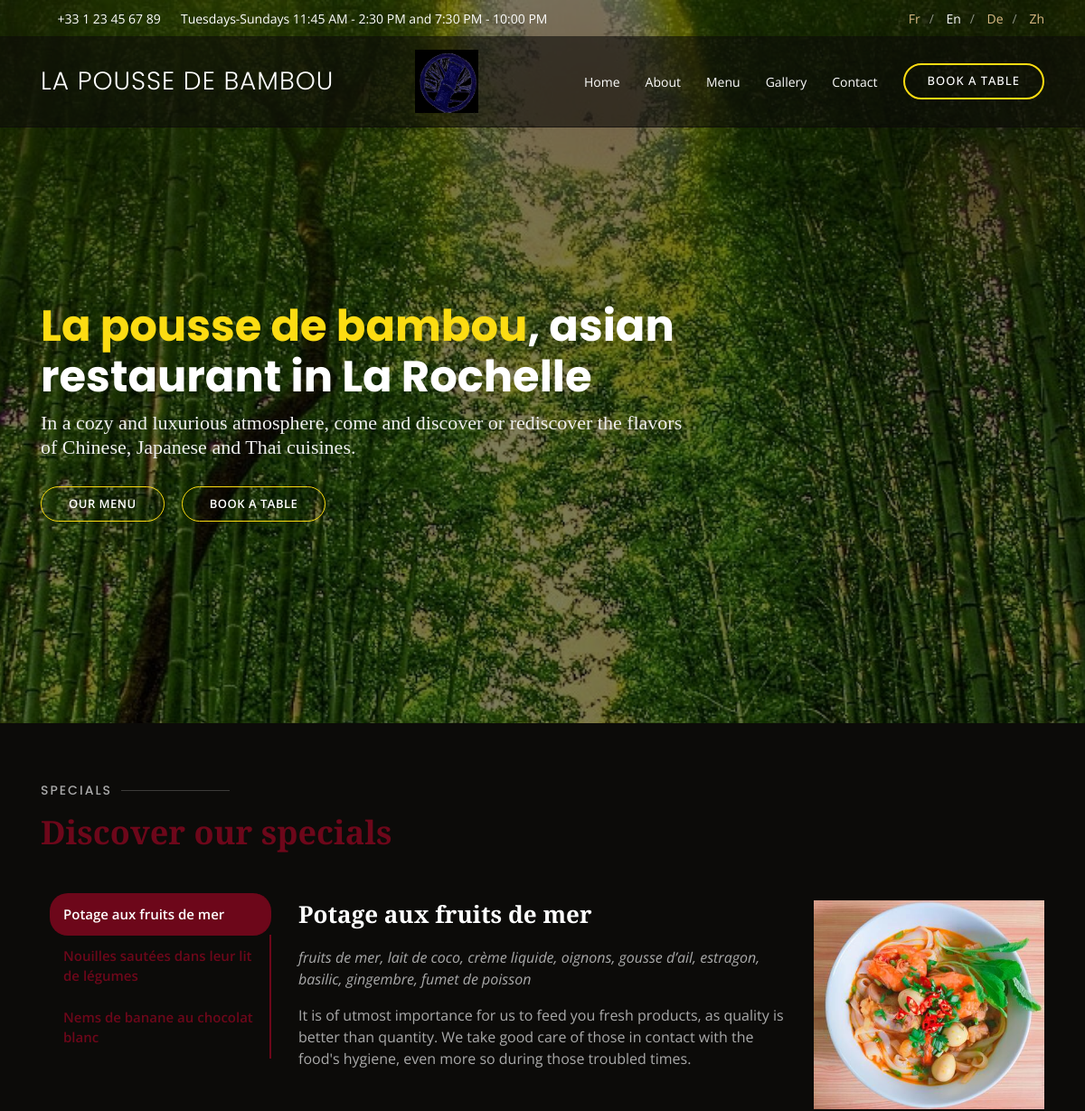
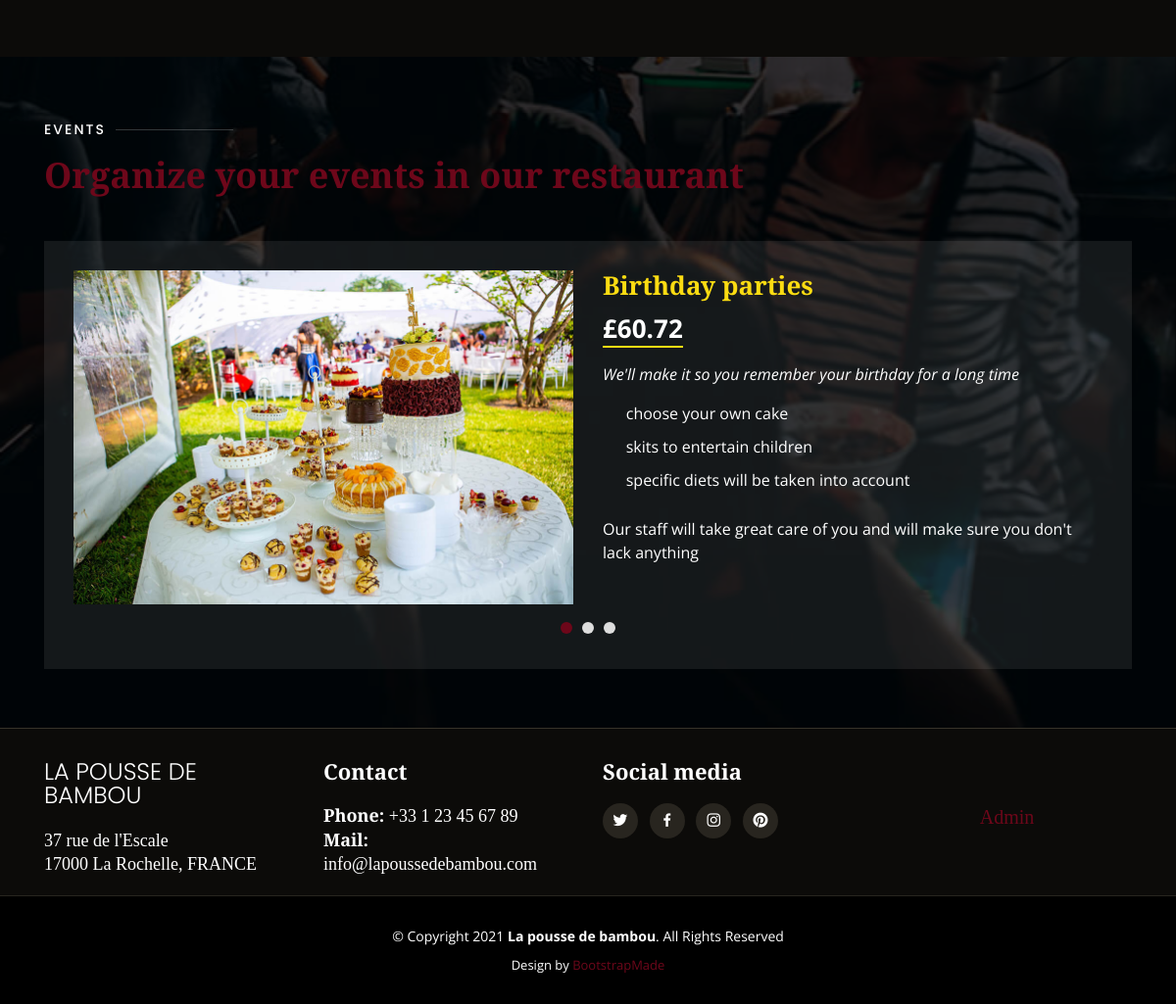
Screenshot of /?lang=en with the database file from the repository (2 pictures, top to bottom).
### tables this page shows
CREATE TABLE `Plats` (
  `id_plat` int(11) NOT NULL,
  `nom_plat` varchar(44) NOT NULL,
  `description` varchar(124) NOT NULL,
  `id_type` int(11) NOT NULL,
  `prix_euros` decimal(10,2) NOT NULL,
  `img_plat` varchar(45) NOT NULL
);

### app/controllers/ControllerPlat.php (called while the page is built, shortened)
<?php
class ControllerPlat {
    private $model;
    public function __construct()
    {
        $this->model = new PlatModel();
    }
    public function showAccueil($lang) {
        $language = $lang;
        $specialites = array();
        for ($i = 1; $i<4;$i++) {
            $specialites[] = $this->model->findSpecialty($i);
        }
        $langUsed = new LanguageUsed();
        $evenements = array();
        $imagesEvent = array('app/assets/img/event-birthday.jpg', 'app/assets/img/event-private.jpg',
            'app/assets/img/event-custom.jpg');
        $prices = array(69, 120, 143);
        for ($i=1;$i<4;$i++) {
            $e = 'e'.$i.'_';
            $evenements[$i-1] = new Event(htmlspecialchars($language[$e.'nom']), $imagesEvent[$i-1],
                htmlspecialchars($langUsed->changePriceAccordingly($prices[$i-1])), htmlspecialchars($language[$e.'italic']),
                htmlspecialchars($language[$e.'1']),
                htmlspecialchars($language[$e.'2']), htmlspecialchars($language[$e.'3']),
                htmlspecialchars($language[$e.'p'])
            );
        }
        include 'app/views/view_accueil.php';
    }
}

### index.php (called while the page is built, shortened)
<?php
function chargerClasse($classe) {
    $classe = str_replace('\\', '/', $classe);
}
$routeur = new Routeur();
$routeur->routerRequete();

### app/models/Model.php (called while the page is built, shortened)
<?php
class Model
{
    private $connexion;
    protected $table;
    public function __construct()
    {
        $db = new Database();
        $this->connexion = $db->getConnexion();
    }
    protected function executerRequete($params = null, $req = 'find')
    {
        $requete = $this->$req($params);
        $resultat = $this->connexion->prepare($requete);
        if (!($req == 'find' && $params == null)) {
            if (isset($params['params'])) {
                $p = $params['params'];
            }
            else $p = $params;
            foreach ($p as $key => $value) {
                if ($value != 'NOW()') $resultat->bindValue($key, $value);
            }
        }
        if ($resultat->execute()) {
            if ($req == 'find') return $resultat->fetchAll(PDO::FETCH_ASSOC);
            else return true;
        } else return false;
    }
    private function find($data)
    {
        $select = 'SELECT ';
        if (isset($data['fields'])) {
            $select .= $data['fields'] . '';
        } else {
            $select .= '*';
        }
        $select .= ' FROM ' . $this->table . '';
        if (isset($data['conditions'])) {
            $select .= ' WHERE ' . $data['conditions'] . '';
        }
        if (isset($data['order'])) {
            $select .= ' ORDER BY ' . $data['order'] . '';
        }
        $select .= ';';
        return $select;
    }
}

### app/config/Database.php (called while the page is built, shortened)
<?php
class Database {
    private $serveur = 'localhost';
    private $user = 'root';
    private $mdp = 'mysql';
    private $bd = 'LaPousseDeBambou';
    public function getConnexion() {
        $this->connexion = null;
        try {
            $this->connexion = new \PDO('mysql:host=' . $this->serveur . ';dbname=' . $this->bd,
                $this->user, $this->mdp);
            $this->connexion->exec("SET CHARACTER SET utf8");
        } catch (\PDOException $e) {
            echo 'Erreur : ' . $e->getMessage() . '<br />';
            echo 'N° : ' . $e->getCode();
        }
        return $this->connexion;
    }
}

### app/languages/Lang.php (called while the page is built, shortened)
<?php
abstract class Lang {
    public function __construct()
    {
        $functions = ['Accueil', 'Events', 'About', 'Gallery', 'Footer', 'Menu', 'Contact', 'Book'];
    }
}

### app/models/PlatModel.php (called while the page is built, shortened)
<?php
class PlatModel extends Model {
    public function __construct() {
        $this->table = '`Plats`';
    }
    public function findSpecialty($id_type) {
        $params = array(':id' => $id_type);
        $data = array(
            'order' => 'RAND() LIMIT 1',
            'conditions' => 'id_type = :id',
            'params' => $params
        );
        $donnees =  parent::executerRequete($data);
        return new Plat($donnees[0]);
    }
}

### app/entities/Plat.php (called while the page is built, shortened)
<?php
class Plat {
    private $nom_plat;
    private $description;
    private $img_plat;
    public function getNomPlat()
    {
        return $this->nom_plat;
    }
    public function setNom_plat($nom_plat)
    {
        $this->nom_plat = $nom_plat;
    }
    public function getDescription()
    {
        return $this->description;
    }
    public function setDescription($description)
    {
        $this->description = $description;
    }
    public function getImgPlat()
    {
        return $this->img_plat;
    }
    public function setImg_plat($img_plat)
    {
        $this->img_plat = $img_plat;
    }
    public function hydrate($data) {
        foreach ($data as $key => $value) {
            $method = 'set' . ucfirst($key);
        }
    }
}

### app/languages/LanguageUsed.php (called while the page is built, shortened)
<?php
class LanguageUsed {
    public $languages;
    public function __construct()
    {
        $this->languages = array( 'fr', 'en', 'de', "zh");
    }
    public function is_language_supported( $lang_id ) {
        return in_array( $lang_id, $this->languages );
    }
    function set_lang_id( $lang_id ) {
        if ( (strlen( $lang_id ) == 2) AND $this->is_language_supported( $lang_id ) ) {
            return true;
        } else {
            return false;
        }
    }
    public function get_lang_id() {
        return ( isset( $_SESSION['lang'] )
            && (strlen( $_SESSION['lang']  ) == 2)
            && $this->is_language_supported( $_SESSION['lang'] ) )
            ? htmlspecialchars($_SESSION['lang']) : $this->languages[0];
    }
    public function changePriceAccordingly($price_euros) {
        switch ($this->get_lang_id()) {
            case 'en':
                return "£".$price_euros*0.88;
        }
    }
}

### app/entities/Event.php (called while the page is built, shortened)
<?php
class Event {
    public function __construct($nom, $img, $prix, $italic, $_1, $_2, $_3, $p) {
        $this->nom = $nom;
        $this->img = $img;
        $this->prix = $prix;
        $this->italic = $italic;
        $this->p = $p;
    }
}

### app/views/view_accueil.php (the view)
<!DOCTYPE html>
<html lang="fr">
<?php require 'app/templates/head.php';?>
<body>
<?php require 'app/templates/header.php';?>
<section id="hero" class="d-flex align-items-center">
    <div class="container position-relative text-center text-lg-left" data-aos="zoom-in" data-aos-delay="100">
        <div class="row">
            <div class="col-lg-8">
                <h1><span><?= htmlspecialchars($language['nomSite']);?></span>, <?= htmlspecialchars($language['restoAsiat']);?></h1>
                <h2><?= htmlspecialchars($language['hero']);?></h2>
                <div class="btns">
                    <a href="index.php?page=menu" class="btn-menu animated fadeInUp">
                        <?= htmlspecialchars($language['ourMenu']);?></a>
                    <a href="index.php?page=bookTable" class="btn-book animated fadeInUp">
                        <?= htmlspecialchars($language['book']);?></a>
                </div>
            </div>
        </div>
    </div>
</section>
<main id="main">
    <section id="specials" class="specials">
        <div class="container" data-aos="fade-up">
            <div class="section-title">
                <h2><?= htmlspecialchars($language['specialties']);?></h2>
                <p> <?= htmlspecialchars($language['discoverSpecialties']);?></p>
            </div>
            <div class="row" data-aos="fade-up" data-aos-delay="100">
                <div class="col-lg-3">
                    <ul class="nav nav-tabs flex-column">
                        <?php foreach ($specialites as $key => $values) :
                        $activeShow = "";
                        if ($key == 0) $activeShow = "active show" ?>
                        <li class="nav-item">
                            <a class="nav-link <?=$activeShow?>" data-toggle="tab"
                               href="#tab-<?=$key?>"><?= $values->getNomPlat() ?></a>
                        </li>
                        <?php endforeach; ?>
                    </ul>
                </div>
                <div class="col-lg-9 mt-4 mt-lg-0">
                    <div class="tab-content">
                        <?php foreach ($specialites as $key => $values) :
                            $activeShow = "";
                            if ($key == 0) $activeShow = "active show" ?>
                            <div class="tab-pane <?= $activeShow ?>" id="tab-<?= $key ?>">
                                <div class="row">
                                    <div class="col-lg-8 details order-2 order-lg-1">
                                        <h3><?= $values->getNomPlat() ?></h3>
                                        <p class="font-italic"><?= $values->getDescription()?></p>
                                        <p><?= htmlspecialchars($language['specialtiesSpeech']);?></p>
                                    </div>
                                    <div class="col-lg-4 text-center order-1 order-lg-2">
                                        <img src="../<?= $values->getImgPlat() ?>" alt="" class="img-fluid">
                                    </div>
                                </div>
                            </div>
                        <?php endforeach; ?>
                    </div>
                </div>
            </div>
        </div>
    </section>
    <section id="events" class="events">
        <div class="container" data-aos="fade-up">
            <div class="section-title">
                <h2><?= htmlspecialchars($language['events']);?></h2>
                <p><?= htmlspecialchars($language['organizeEvents']);?></p>
            </div>
            <div class="owl-carousel events-carousel" data-aos="fade-up" data-aos-delay="100">
                <?php foreach ($evenements as $key => $event) : ?>
                    <div class="row event-item">
                        <div class="col-lg-6">
                            <img src="<?= $event->img ?>" class="img-fluid" alt="">
                        </div>
                        <div class="col-lg-6 pt-4 pt-lg-0 content">
                            <h3><?= $event->nom ?></h3>
                            <div class="price">
                                <p><span><?= $event->prix ?></span></p>
                            </div>
                            <p class="font-italic"><?= $event->italic ?></p>
                            <ul>
                                <?php for ($i=1;$i<4;$i++) :
                                    $e = '_'.$i;?>
                                <li><i class="icofont-check-circled"></i> <?= $event->$e ?></li>
                                <?php endfor;?>
                            </ul>
                            <p><?= $event->p ?></p>
                        </div>
                    </div>
                <?php endforeach; ?>
            </div>
        </div>
    </section>
</main>
<?php require 'app/templates/footer.php'; ?>
</body>
</html>

### app/assets/css/style.css (style rules this page uses)
body { font-family: "Open Sans", sans-serif; background: #0c0b09; color: #fff; }
a { color: #6d071a; }
h1, h2, h3, h4, h5, h6 { font-family: "Playfair Display", serif; }
#hero { width: 100%; height: 100vh; background: url("../img/bamboo_forest.jpg") top center; background-size: cover; position: relative; padding: 0; }
#hero:before { content: ""; background: rgba(0, 0, 0, 0.5); position: absolute; bottom: 0; top: 0; left: 0; right: 0; }
#hero .container { padding-top: 110px; }
#hero h1 { margin: 0; font-size: 48px; font-weight: 700; line-height: 56px; color: #fff; font-family: "Poppins", sans-serif; }
#hero h1 span { color: #fcdc12; }
#hero h2 { color: #eee; margin: 10px 0 0 0; font-size: 22px; }
#hero .btns { margin-top: 30px; }
#hero .btn-menu, #hero .btn-book { font-weight: 600; font-size: 13px; letter-spacing: 0.5px; text-transform: uppercase; display: inline-block; padding: 12px 30px; border-radius: 50px; transition: 0.3s; line-height: 1; color: white; border: 1px solid #fcdc12; }
#hero .btn-book { margin-left: 15px; }
@media (min-width: 1024px) { #hero { background-attachment: fixed; } }
section { padding: 60px 0; overflow: hidden; }
.section-title h2 { font-size: 14px !important; font-weight: 500; padding: 10px 0; line-height: 1px; margin: 0 0 5px 0; letter-spacing: 2px; text-transform: uppercase; color: #aaaaaa; font-family: "Poppins", sans-serif; }
.section-title h2::after { content: ""; width: 120px; height: 1px; display: inline-block; background: rgba(255, 255, 255, 0.2); margin: 4px 10px; }
.section-title p { margin: 0; padding-bottom: 40px; font-size: 36px; font-weight: 700; font-family: "Playfair Display", serif; color: #6d071a; }
.specials { overflow: hidden; }
.specials .nav-tabs { border: 0; }
.specials .nav-link { border: 0; padding: 12px 15px; transition: 0.3s; color: #fff; border-radius: 0; border-right: 2px solid #6d071a; font-weight: 600; font-size: 15px; }
.specials .nav-link.active { color: #fff; background: #6d071a; border-color: #6d071a; }
.specials .tab-pane.active { -webkit-animation: fadeIn 0.5s ease-out; animation: fadeIn 0.5s ease-out; }
.specials .details h3 { font-size: 26px; font-weight: 600; margin-bottom: 20px; color: #fff; }
.specials .details p { color: #aaaaaa; }
.specials .details p:last-child { margin-bottom: 0; }
.events { background: url(../img/events-bg.jpg) center center no-repeat; background-size: cover; position: relative; }
.events::before { content: ''; background-color: rgba(0, 0, 0, 0.8); position: absolute; top: 0; right: 0; left: 0; bottom: 0; }
.events .section-title h2 { color: #fff; }
.events .container { position: relative; }
@media (min-width: 1024px) { .events { background-attachment: fixed; } }
.events .events-carousel { background: rgba(255, 255, 255, 0.08); padding: 30px; }
.events .event-item { color: #fff; }
.events .event-item h3 { font-weight: 600; font-size: 26px; color: #fcdc12; }
.events .event-item .price { font-size: 26px; font-family: "Open Sans", sans-serif; font-weight: 700; margin-bottom: 15px; }
.events .event-item .price span { border-bottom: 2px solid #fcdc12; }
.events .event-item ul { list-style: none; padding: 0; }
.events .event-item ul li { padding-bottom: 10px; }
.events .event-item ul i { font-size: 20px; padding-right: 4px; color: #fcdc12; }
.events .event-item p:last-child { margin-bottom: 0; }
.mt-4 { margin-top: 0.5rem !important; }
.nav .nav-item { margin-left: 10px; }
.nav .nav-item a { color: #6d071a; }
.nav .nav-item .active { color: #fff; border-radius: 20px !important; background: #6d071a; }
html { height: 100%; }

### rows the page displays
plats: nom_plat "Potage aux fruits de mer", description "fruits de mer, lait de coco, crème liquide, oignons, gousse d’ail, estragon, basilic, gingembre, fumet de poisson", img_plat (picture)
plats: nom_plat "Nouilles sautées dans leur lit de légumes"
plats: nom_plat "Nems de banane au chocolat blanc"

### other values shown
$language['openings'] "Tuesdays-Sundays 11:45 AM - 2:30 PM and 7:30 PM - 10:00 PM"
$lang "Fr"
$lang "En"
$lang "De"
$lang "Zh"
$language['nomSite'] "LA POUSSE DE BAMBOU"
$language['home'] "Home"
$language['about'] "About"
$language['menu'] "Menu"
$language['gallery'] "Gallery"
$language['contact'] "Contact"
$language['book'] "BOOK A TABLE"
$language['nomSite'] "La pousse de bambou"
$language['restoAsiat'] "asian restaurant in La Rochelle"
$language['hero'] "In a cozy and luxurious atmosphere, come and discover or rediscover the flavors of Chinese, Japanese and Thai cuisines."
